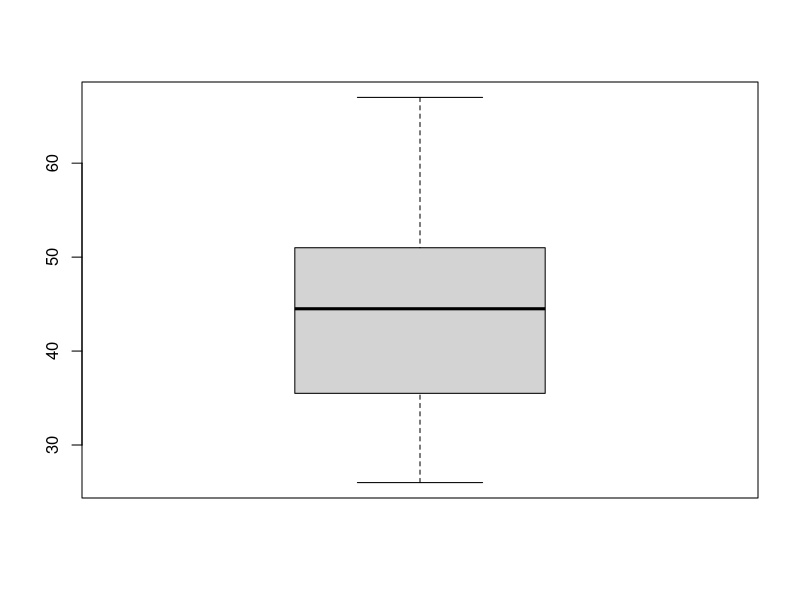

Recreate this plot in R.
#########################
###
### Population Statistics
###
### Leonard Mada


### Populations
# Generate random populations

### Github:
# https://github.com/discoleo/R/tree/master/Stat/Population.R


population.gen = function(n, startDate, endDate, simHorizon, format="%d/%m/%Y",
	fertility.lambda=1, collapse=NULL, sex=c("M", "F"),
	marital = c("NM","M","D","W"), edu = c("no","low","med","high")) {
	# Definition of an initial population
	# (for illustration purposes, create a random population)
	if(missing(endDate)) {
		if(length(startDate) == 1) stop("End Date needed!")
		else endDate = startDate[2];
	}
	if(is.character(startDate)) startDate = as.Date(startDate, format=format);
	if(is.character(endDate)) endDate = as.Date(endDate, format=format);
	birthDatesRange = c(startDate[1], endDate[1]);
	
	birthDates <- birthDatesRange[1] +
		runif(N, min=0, max=diff(birthDatesRange))
	
	age <- trunc(as.numeric(simHorizon[1] - birthDates)/365.25)
	s1 = sample(sex, N, replace=TRUE)
	s2 = rpois(N, ifelse(age <= 18, 0, fertility.lambda)) # Fertility
	# Marital
	s3 = ifelse(age <= 18, marital[1],
			ifelse(age <= 22,
				sample(marital[1:3], N, replace=TRUE),
				sample(marital, N, replace=TRUE)))
	s4 = ifelse(age <= 7, edu[1],
			ifelse(age <= 18, edu[2],
			ifelse(age <= 23,
				sample(edu[2:3], N, replace=TRUE),
				sample(edu[-1], N, replace=TRUE))))
	
	if( ! is.null(collapse)) {
		# TODO: can implement option with upper bound on fertility;
		s2ch = as.character(s2);
		s2ch[s2 >= 3] = "3+";
		s = paste(s1,s2ch,s3,s4, sep=collapse)
		initState = data.frame(ID=1:N, birthDate=birthDates, age=age, s);
		return(initState);
	}
	initState = data.frame(ID=1:N, birthDate=birthDates, age=age, s1, s2, s3, s4)
	return(initState)
}

#############

### Examples:

N = 100
dates = c("31/12/1950","01/01/2014")
simHorizon = as.Date("01/01/2021", format="%d/%m/%Y")

initPop = population.gen(N, dates, simHorizon=simHorizon)
head(initPop)
table(initPop$s3)
mean(initPop$age)
boxplot(initPop$age[initPop$s3 == "W"])


### with Collapse
initPop = population.gen(N, dates, simHorizon=simHorizon, collapse="/")
head(initPop)

